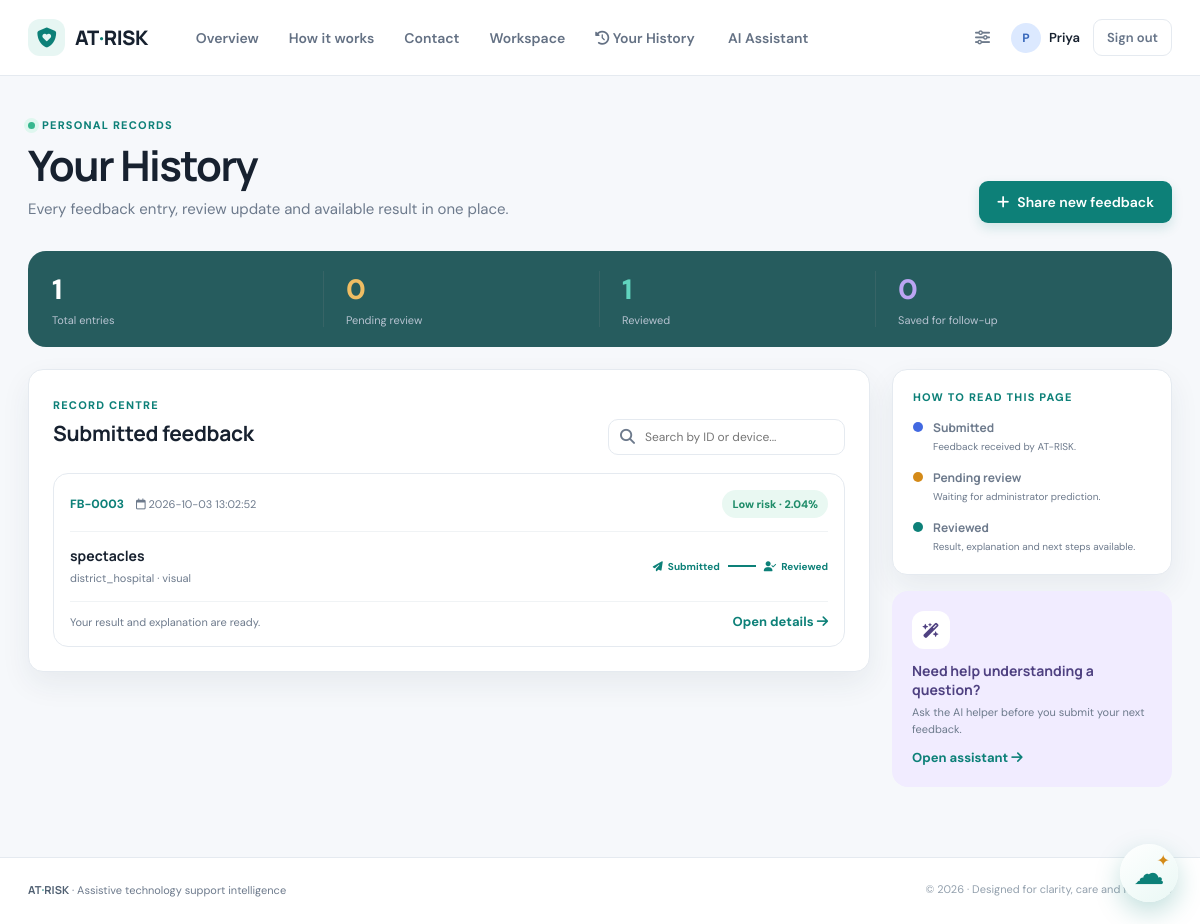
The page /my-records (signed in) on the database its author committed.
### tables this page shows
CREATE TABLE predictions (
            id INTEGER PRIMARY KEY AUTOINCREMENT,
            created_at TIMESTAMP DEFAULT CURRENT_TIMESTAMP,
            age TEXT,
            disability_type TEXT,
            device_type TEXT,
            risk TEXT,
            risk_score REAL
        , user_id INTEGER, status TEXT DEFAULT 'new', is_bookmarked INTEGER DEFAULT 0, year INTEGER, scenario TEXT, setting TEXT, sex TEXT, device_needed TEXT, device_source TEXT, assessed INTEGER, appropriate_fit INTEGER, user_trained INTEGER, locally_manufactured INTEGER, maintenance_available INTEGER, device_broken INTEGER, cost_affordable INTEGER, insurance_covered INTEGER, financial_barrier INTEGER, availability_barrier INTEGER, distance_barrier INTEGER, functional_improvement INTEGER, independence_improved INTEGER, participation_improved INTEGER, satisfaction INTEGER, unmet_need INTEGER, explanation TEXT, action_plan TEXT, user_message TEXT, reviewed_at TIMESTAMP);

### app.py (the view)
@app.route("/my-records")
@login_required
def my_records():
    if session.get("role") != "user":
        return redirect(url_for("login"))
    return render_template(
        "history.html", records=get_user_predictions(session["user_id"])
    )

### app.py (called while the page is built)
@app.context_processor
def shared_context():
    return {
        "unread_messages": (
            len(get_messages(True)) if session.get("role") == "admin" else 0
        )
    }

### auth.py (called while the page is built)
def login_required(view):
    @wraps(view)
    def wrapped(*args, **kwargs):
        if not session.get("logged_in"):
            return redirect(url_for("login"))
        return view(*args, **kwargs)
    return wrapped

### database.py (called while the page is built)
def get_conn():
    conn = sqlite3.connect(DB)
    conn.row_factory = sqlite3.Row
    return conn

def get_user_predictions(user_id):
    conn = get_conn()
    rows = conn.execute(
        "SELECT * FROM predictions WHERE user_id=? ORDER BY created_at DESC", (user_id,)
    ).fetchall()
    conn.close()
    return rows

### templates/history.html (shortened to what this page needs)
{% extends "base.html" %} {% block title %}AT-RISK | Your History{% endblock %}
{% block content %}
<section class="dashboard-page history-v2">
  <div class="history-heading">
    <div>
      <span class="eyebrow"
        ><span class="status-dot"></span> Personal records</span
      >
      <h1>Your History</h1>
      <p>
        Every feedback entry, review update and available result in one place.
      </p>
    </div>
    <a class="btn" href="{{ url_for('form') }}"
      ><i class="fa-solid fa-plus"></i> Share new feedback</a
    >
  </div>
  <div class="history-overview">
    <div>
      <span class="overview-number">{{ records|length }}</span
      ><span>Total entries</span>
    </div>
    <div>
      <span class="overview-number amber-text"
        >{{ records|selectattr('status','equalto','submitted')|list|length
        }}</span
      ><span>Pending review</span>
    </div>
    <div>
      <span class="overview-number teal-text"
        >{{ records|selectattr('status','equalto','predicted')|list|length
        }}</span
      ><span>Reviewed</span>
    </div>
    <div>
      <span class="overview-number purple-text"
        >{{ records|selectattr('is_bookmarked','equalto',1)|list|length }}</span
      ><span>Saved for follow-up</span>
    </div>
  </div>
  <div class="history-layout">
    <div class="panel history-v2-panel">
      <div class="history-toolbar">
        <div>
          <span class="section-kicker">Record centre</span>
          <h2>Submitted feedback</h2>
        </div>
        <label class="history-search"
          ><i class="fa-solid fa-magnifying-glass"></i
          ><input id="historySearch" placeholder="Search by ID or device..."
        /></label>
      </div>
      {% if records %}
      <div class="history-records" id="historyRecords">
        {% for record in records %}
        <article
          class="history-record-card"
          data-search="FB-{{ record.id }} {{ record.device_needed or '' }} {{ record.setting or '' }} {{ record.disability_type or '' }}"
        >
          <div class="history-record-top">
            <span class="history-id">FB-{{ '%04d'|format(record.id) }}</span
            ><span class="history-date"
              ><i class="fa-regular fa-calendar"></i> {{ record.created_at
              }}</span
            >{% if record.status == 'predicted' %}<span
              class="risk-pill risk-{{ record.risk|lower }}"
              >{{ record.risk }} risk · {{ record.risk_score }}%</span
            >{% elif record.status == 'not_applicable' %}<span
              class="state-label"
              >Not applicable</span
            >{% else %}<span class="pending-pill"
              ><i class="fa-solid fa-clock"></i> Pending review</span
            >{% endif %}
          </div>
          <div class="history-record-body">
            <div>
              <h3>
                {{ record.device_needed or 'Assistive technology support' }}
              </h3>
              <p>
                {{ record.setting or 'Support setting not recorded' }} · {{
                record.disability_type or 'General support' }}
              </p>
            </div>
            <div class="history-status">
              <span
                class="status-step {% if record.status in ['submitted','predicted','not_applicable'] %}active{% endif %}"
                ><i class="fa-solid fa-paper-plane"></i> Submitted</span
              ><span
                class="status-connector {% if record.status == 'predicted' %}active{% endif %}"
              ></span
              ><span
                class="status-step {% if record.status == 'predicted' %}active{% endif %}"
                ><i class="fa-solid fa-user-check"></i> Reviewed</span
              >
            </div>
          </div>
          <div class="history-record-bottom">
            <span
              >{% if record.status == 'predicted' %}Your result and explanation
              are ready.{% elif record.status == 'not_applicable' %}This entry
              did not require a prediction.{% else %}An administrator will
              review this entry before showing a result.{% endif %}</span
            ><a
              class="text-link"
              href="{{ url_for('user_record_detail', prediction_id=record.id) }}"
              >Open details <i class="fa-solid fa-arrow-right"></i
            ></a>
          </div>
        </article>
        {% endfor %}
      </div>
      {% endif %}
    </div>
    <aside class="history-side">
      <div class="panel history-guide">
        <span class="section-kicker">How to read this page</span>
        <div>
          <span class="guide-dot submitted"></span>
          <p>
            <strong>Submitted</strong
            ><small>Feedback received by AT-RISK.</small>
          </p>
        </div>
        <div>
          <span class="guide-dot pending"></span>
          <p>
            <strong>Pending review</strong
            ><small>Waiting for administrator prediction.</small>
          </p>
        </div>
        <div>
          <span class="guide-dot reviewed"></span>
          <p>
            <strong>Reviewed</strong
            ><small>Result, explanation and next steps available.</small>
          </p>
        </div>
      </div>
      <div class="history-help">
        <span><i class="fa-solid fa-wand-magic-sparkles"></i></span>
        <h3>Need help understanding a question?</h3>
        <p>Ask the AI helper before you submit your next feedback.</p>
        <a class="text-link" href="{{ url_for('assistant') }}"
          >Open assistant <i class="fa-solid fa-arrow-right"></i
        ></a>
      </div>
    </aside>
  </div>
</section>
{% endblock %}

### rows shown on the page
predictions: id "0003", created_at "2026-10-03 13:02:52", risk "Low", risk_score "2.04", device_needed "spectacles", setting "district_hospital", disability_type "visual", status "Your result and explanation are ready."

### other values the page prints
{{ (session.get('username', 'U')[0])|upper }} "P"
{{ session.get('username', 'Account') }} "Priya"
{{ records|length }} "1"
{{ records|selectattr('status','equalto','submitted')|list|length }} "0"
{{ records|selectattr('status','equalto','predicted')|list|length }} "1"
{{ records|selectattr('is_bookmarked','equalto',1)|list|length }} "0"
